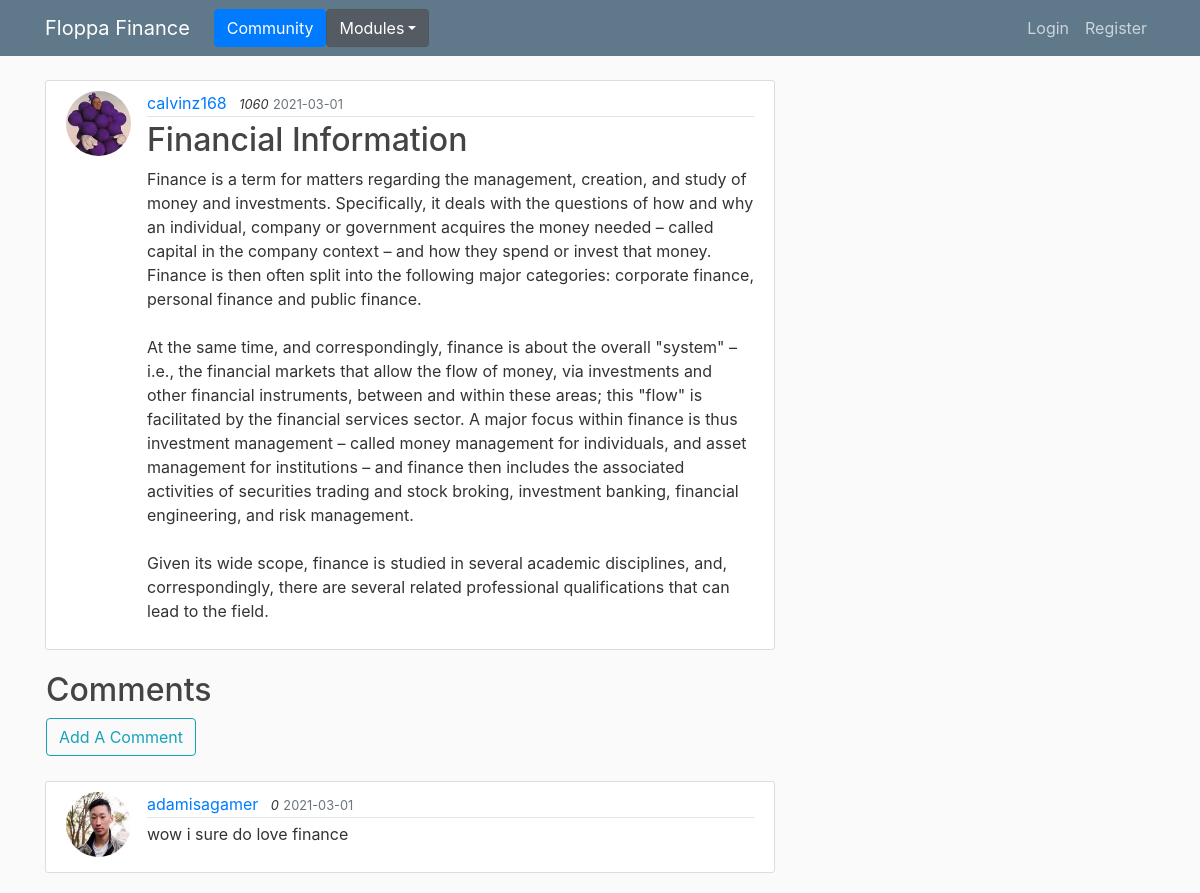
/post/1, run on an earlier commit of the app's database.
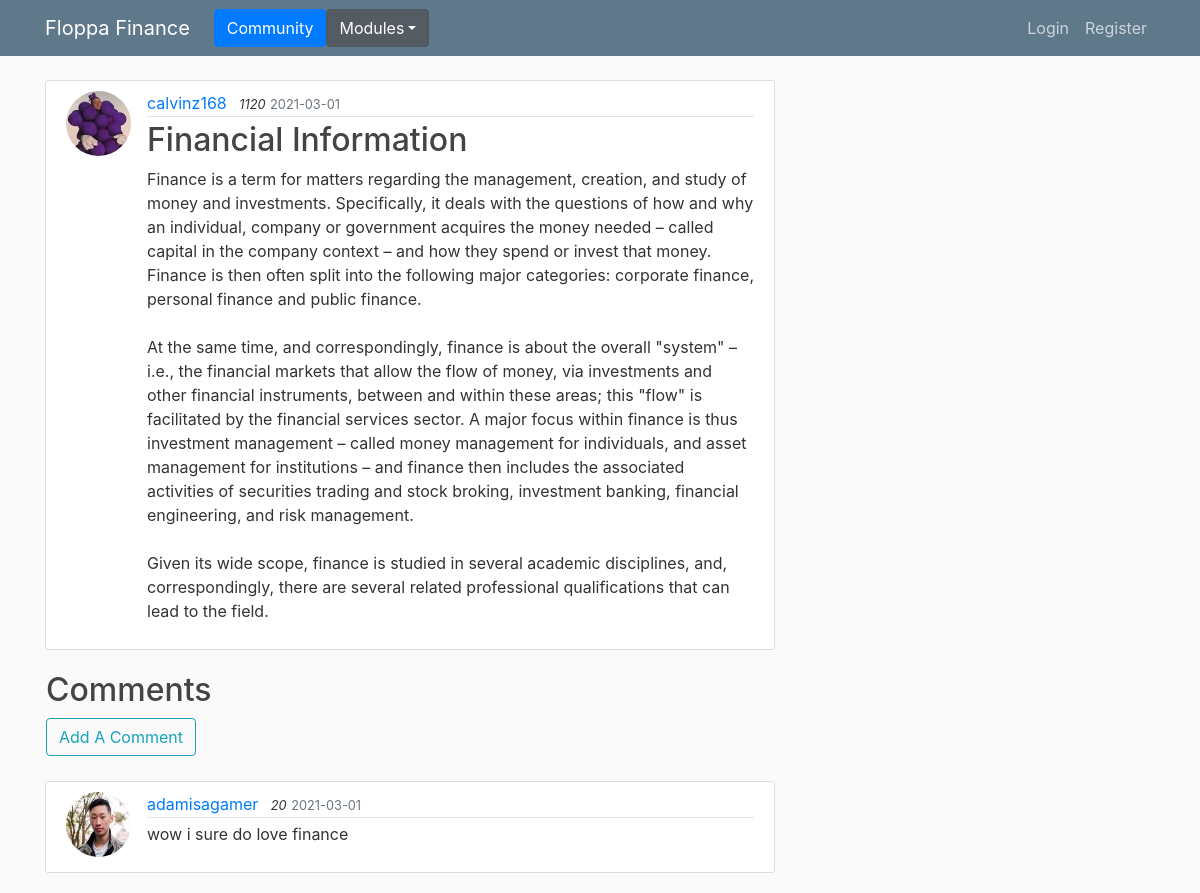
And on a later commit of the database.
### flasksite/models.py (models this page shows, shortened)
class User(db.Model, UserMixin):
    id = db.Column(db.Integer, primary_key=True)
    username = db.Column(db.String(20), unique=True, nullable=False)
    email = db.Column(db.String(120), unique=True, nullable=False)
    image_file = db.Column(db.String(20), nullable=False, default='default.jpg')
    password = db.Column(db.String(60), nullable=False)
    posts = db.relationship('Post', backref='author', lazy=True)
    comments = db.relationship('Comment', backref='author', lazy=True)
    score = db.Column(db.Integer, nullable=False)

class Comment(db.Model):
    id = db.Column(db.Integer, primary_key=True)
    content = db.Column(db.String(100), nullable=False)
    date_posted = db.Column(db.DateTime, nullable=False, default=datetime.now)
    post_id = db.Column(db.Integer, db.ForeignKey('post.id'), nullable=False)
    user_id = db.Column(db.Integer, db.ForeignKey('user.id'), nullable=False)

### flasksite/routes.py (the view)
@app.route("/post/<int:post_id>")
def post(post_id):
    post = Post.query.get(post_id)
    comments = Comment.query.filter_by(post_id=post_id).all()
    return render_template('post.html', title=post.title, post=post, comments=comments)

### flasksite/templates/post.html (shortened to what this page needs)
{% extends "layout.html" %}
{% block content %}
  <article class="media content-section">
    <img class="rounded-circle article-img" src="{{ url_for('static', filename='profile_pics/' + post.author.image_file) }}">
    <div class="media-body">
      <div class="article-metadata">
        <a class="mr-2" href="#">{{ post.author.username }}</a>
        <em><small class="font-italic">{{ post.author.score }}</small></em>
        <small class="text-muted">{{ post.date_posted.strftime('%Y-%m-%d') }}</small>
      </div>
      <h2 class="article-title">{{ post.title }}</h2>
      <p class="article-content">{{ post.content }}</p>
    </div>
  </article>
  <table>
  <td><h2>Comments</h2><a href="{{ url_for('comment_post', post_id=post.id) }}"><button class="btn btn-outline-info">Add A Comment</button></a></td>
  </table>
  <br>
  {% for comment in comments %}
    <article class="media content-section">
      <img class="rounded-circle article-img" src="{{ url_for('static', filename='profile_pics/' + comment.author.image_file) }}">
      <div class="media-body">
        <div class="article-metadata">
          <a class="mr-2" href="#">{{ comment.author.username }}</a>
          <em><small class="font-italic">{{ comment.author.score }}</small></em>
          <small class="text-muted">{{ comment.date_posted.strftime('%Y-%m-%d') }}</small>
        </div>
        <p class="article-content">{{ comment.content }}</p>
      </div>
    </article>
  {% endfor %}
{% endblock content %}

What changed in the data, as far as the page shows it:
changed User "calvinz168": image_file: picture added in place of a placeholder; author.score "1060" → "1120"
changed through a linked row, Comment "wow i sure do love finance": author.score "0" → "20"
